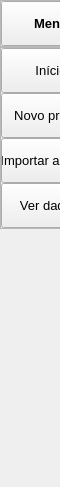
           <widget class="QWidget" name="leftMenuContent" native="true">
            <property name="minimumSize">
             <size>
              <width>60</width>
              <height>0</height>
             </size>
            </property>
            <property name="maximumSize">
             <size>
              <width>60</width>
              <height>16777215</height>
             </size>
            </property>
            <property name="font">
             <font>
              <family>Arial</family>
              <pointsize>10</pointsize>
             </font>
            </property>
            <property name="styleSheet">
             <string notr="true"/>
            </property>
            <layout class="QVBoxLayout" name="verticalLayout_2">
             <property name="spacing">
              <number>0</number>
             </property>
             <property name="leftMargin">
              <number>0</number>
             </property>
             <property name="topMargin">
              <number>0</number>
             </property>
             <property name="rightMargin">
              <number>0</number>
             </property>
             <property name="bottomMargin">
              <number>0</number>
             </property>
             <item>
              <widget class="QFrame" name="frame_top_menu">
               <property name="styleSheet">
                <string notr="true"/>
               </property>
               <property name="frameShape">
                <enum>QFrame::StyledPanel</enum>
               </property>
               <property name="frameShadow">
                <enum>QFrame::Raised</enum>
               </property>
               <layout class="QVBoxLayout" name="verticalLayout_3">
                <property name="spacing">
                 <number>0</number>
                </property>
                <property name="leftMargin">
                 <number>0</number>
                </property>
                <property name="topMargin">
                 <number>0</number>
                </property>
                <property name="rightMargin">
                 <number>0</number>
                </property>
                <property name="bottomMargin">
                 <number>0</number>
                </property>
                <item>
                 <widget class="QPushButton" name="btn_menu">
                  <property name="sizePolicy">
                   <sizepolicy hsizetype="Minimum" vsizetype="Fixed">
                    <horstretch>0</horstretch>
                    <verstretch>0</verstretch>
                   </sizepolicy>
                  </property>
                  <property name="minimumSize">
                   <size>
                    <width>100</width>
                    <height>45</height>
                   </size>
                  </property>
                  <property name="maximumSize">
                   <size>
                    <width>16777215</width>
                    <height>45</height>
                   </size>
                  </property>
                  <property name="font">
                   <font>
                    <family>Arial</family>
                    <pointsize>10</pointsize>
                    <bold>true</bold>
                   </font>
                  </property>
                  <property name="toolTip">
                   <string>Menu</string>
                  </property>
                  <property name="styleSheet">
                   <string notr="true">background-image: url(:/icones/icons/icon_menu.png);
</string>
                  </property>
                  <property name="text">
                   <string>Menu</string>
                  </property>
                 </widget>
                </item>
               </layout>
              </widget>
             </item>
             <item>
              <widget class="QFrame" name="frame_center_menu">
               <property name="frameShape">
                <enum>QFrame::StyledPanel</enum>
               </property>
               <property name="frameShadow">
                <enum>QFrame::Raised</enum>
               </property>
               <layout class="QVBoxLayout" name="verticalLayout_4">
                <property name="spacing">
                 <number>0</number>
                </property>
                <property name="leftMargin">
                 <number>0</number>
                </property>
                <property name="topMargin">
                 <number>0</number>
                </property>
                <property name="rightMargin">
                 <number>0</number>
                </property>
                <property name="bottomMargin">
                 <number>0</number>
                </property>
                <item>
                 <widget class="QPushButton" name="btn_inicio">
                  <property name="minimumSize">
                   <size>
                    <width>100</width>
                    <height>45</height>
                   </size>
                  </property>
                  <property name="maximumSize">
                   <size>
                    <width>16777215</width>
                    <height>45</height>
                   </size>
                  </property>
                  <property name="toolTip">
                   <string>Página inicial</string>
                  </property>
                  <property name="styleSheet">
                   <string notr="true">background-image: url(:/icones/icons/cil-home.png);</string>
                  </property>
                  <property name="text">
                   <string>Início</string>
                  </property>
                 </widget>
                </item>
                <item>
                 <widget class="QPushButton" name="btn_pagina_novo_projeto">
                  <property name="minimumSize">
                   <size>
                    <width>100</width>
                    <height>45</height>
                   </size>
                  </property>
                  <property name="maximumSize">
                   <size>
                    <width>16777215</width>
                    <height>45</height>
                   </size>
                  </property>
                  <property name="toolTip">
                   <string>Criar um projeto</string>
                  </property>
                  <property name="styleSheet">
                   <string notr="true">background-image: url(:/icones/icons/cil-folder.png);</string>
                  </property>
                  <property name="text">
                   <string>Novo projeto</string>
                  </property>
                 </widget>
                </item>
                <item>
                 <widget class="QPushButton" name="btn_add_arquivos">
                  <property name="minimumSize">
                   <size>
                    <width>100</width>
                    <height>45</height>
                   </size>
                  </property>
                  <property name="maximumSize">
                   <size>
                    <width>16777215</width>
                    <height>45</height>
                   </size>
                  </property>
                  <property name="toolTip">
                   <string>Adicionar arquivos ao projeto</string>
                  </property>
                  <property name="styleSheet">
                   <string notr="true">background-image: url(:/icones/icons/cil-file.png);</string>
                  </property>
                  <property name="text">
                   <string>Importar arquivos</string>
                  </property>
                 </widget>
                </item>
                <item>
                 <widget class="QPushButton" name="btn_pagina_visualizar_dados_arquivos">
                  <property name="minimumSize">
                   <size>
                    <width>100</width>
                    <height>45</height>
                   </size>
                  </property>
                  <property name="maximumSize">
                   <size>
                    <width>16777215</width>
                    <height>45</height>
                   </size>
                  </property>
                  <property name="toolTip">
                   <string>Ver dados importados</string>
                  </property>
                  <property name="styleSheet">
                   <string notr="true">background-image: url(:/icones/icons/cil-screen-desktop.png);</string>
                  </property>
                  <property name="text">
                   <string>Ver dados </string>
                  </property>
                 </widget>
                </item>
               </layout>
              </widget>
             </item>
             <item>
              <spacer name="verticalSpacer">
               <property name="orientation">
                <enum>Qt::Vertical</enum>
               </property>
               <property name="sizeHint" stdset="0">
                <size>
                 <width>20</width>
                 <height>258</height>
                </size>
               </property>
              </spacer>
             </item>
            </layout>
           </widget>
